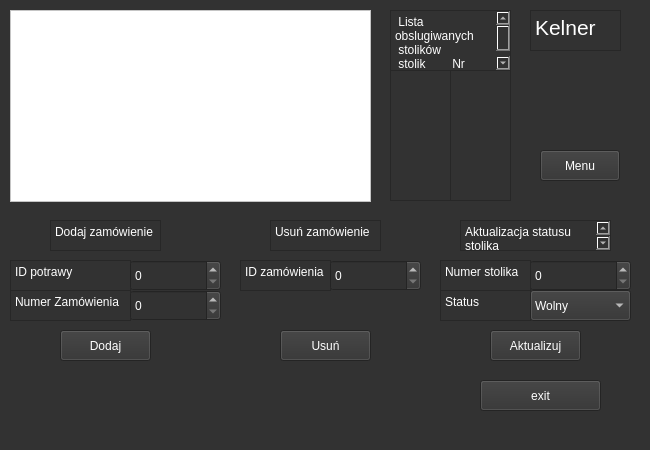
<?xml version="1.0" encoding="UTF-8"?>
<ui version="4.0">
 <class>Kelner</class>
 <widget class="QMainWindow" name="Kelner">
  <property name="geometry">
   <rect>
    <x>0</x>
    <y>0</y>
    <width>650</width>
    <height>450</height>
   </rect>
  </property>
  <property name="minimumSize">
   <size>
    <width>650</width>
    <height>450</height>
   </size>
  </property>
  <property name="maximumSize">
   <size>
    <width>650</width>
    <height>450</height>
   </size>
  </property>
  <property name="windowTitle">
   <string>MainWindow</string>
  </property>
  <property name="styleSheet">
   <string notr="true">background-color: rgb(50, 50, 50);
color: rgb(255, 255, 255);</string>
  </property>
  <widget class="QWidget" name="centralwidget">
   <widget class="QTextBrowser" name="textBrowser">
    <property name="geometry">
     <rect>
      <x>530</x>
      <y>10</y>
      <width>91</width>
      <height>41</height>
     </rect>
    </property>
    <property name="maximumSize">
     <size>
      <width>750</width>
      <height>16777215</height>
     </size>
    </property>
    <property name="html">
     <string>&lt;!DOCTYPE HTML PUBLIC &quot;-//W3C//DTD HTML 4.0//EN&quot; &quot;http://www.w3.org/TR/REC-html40/strict.dtd&quot;&gt;
&lt;html&gt;&lt;head&gt;&lt;meta name=&quot;qrichtext&quot; content=&quot;1&quot; /&gt;&lt;meta charset=&quot;utf-8&quot; /&gt;&lt;style type=&quot;text/css&quot;&gt;
p, li { white-space: pre-wrap; }
hr { height: 1px; border-width: 0; }
li.unchecked::marker { content: &quot;\2610&quot;; }
li.checked::marker { content: &quot;\2612&quot;; }
&lt;/style&gt;&lt;/head&gt;&lt;body style=&quot; font-family:'Segoe UI'; font-size:9pt; font-weight:400; font-style:normal;&quot;&gt;
&lt;p style=&quot; margin-top:0px; margin-bottom:0px; margin-left:0px; margin-right:0px; -qt-block-indent:0; text-indent:0px;&quot;&gt;&lt;span style=&quot; font-size:16pt;&quot;&gt;Kelner&lt;/span&gt;&lt;/p&gt;&lt;/body&gt;&lt;/html&gt;</string>
    </property>
   </widget>
   <widget class="QPushButton" name="pushButton_3">
    <property name="geometry">
     <rect>
      <x>480</x>
      <y>380</y>
      <width>121</width>
      <height>31</height>
     </rect>
    </property>
    <property name="minimumSize">
     <size>
      <width>121</width>
      <height>31</height>
     </size>
    </property>
    <property name="maximumSize">
     <size>
      <width>121</width>
      <height>31</height>
     </size>
    </property>
    <property name="text">
     <string>exit</string>
    </property>
   </widget>
   <widget class="QTextBrowser" name="textBrowser_2">
    <property name="geometry">
     <rect>
      <x>460</x>
      <y>220</y>
      <width>151</width>
      <height>31</height>
     </rect>
    </property>
    <property name="html">
     <string>&lt;!DOCTYPE HTML PUBLIC &quot;-//W3C//DTD HTML 4.0//EN&quot; &quot;http://www.w3.org/TR/REC-html40/strict.dtd&quot;&gt;
&lt;html&gt;&lt;head&gt;&lt;meta name=&quot;qrichtext&quot; content=&quot;1&quot; /&gt;&lt;meta charset=&quot;utf-8&quot; /&gt;&lt;style type=&quot;text/css&quot;&gt;
p, li { white-space: pre-wrap; }
hr { height: 1px; border-width: 0; }
li.unchecked::marker { content: &quot;\2610&quot;; }
li.checked::marker { content: &quot;\2612&quot;; }
&lt;/style&gt;&lt;/head&gt;&lt;body style=&quot; font-family:'Segoe UI'; font-size:9pt; font-weight:400; font-style:normal;&quot;&gt;
&lt;p style=&quot; margin-top:0px; margin-bottom:0px; margin-left:0px; margin-right:0px; -qt-block-indent:0; text-indent:0px;&quot;&gt;Aktualizacja statusu stolika&lt;/p&gt;&lt;/body&gt;&lt;/html&gt;</string>
    </property>
   </widget>
   <widget class="QSpinBox" name="spinBox">
    <property name="geometry">
     <rect>
      <x>530</x>
      <y>260</y>
      <width>101</width>
      <height>31</height>
     </rect>
    </property>
   </widget>
   <widget class="QTextBrowser" name="textBrowser_4">
    <property name="geometry">
     <rect>
      <x>440</x>
      <y>260</y>
      <width>91</width>
      <height>31</height>
     </rect>
    </property>
    <property name="html">
     <string>&lt;!DOCTYPE HTML PUBLIC &quot;-//W3C//DTD HTML 4.0//EN&quot; &quot;http://www.w3.org/TR/REC-html40/strict.dtd&quot;&gt;
&lt;html&gt;&lt;head&gt;&lt;meta name=&quot;qrichtext&quot; content=&quot;1&quot; /&gt;&lt;meta charset=&quot;utf-8&quot; /&gt;&lt;style type=&quot;text/css&quot;&gt;
p, li { white-space: pre-wrap; }
hr { height: 1px; border-width: 0; }
li.unchecked::marker { content: &quot;\2610&quot;; }
li.checked::marker { content: &quot;\2612&quot;; }
&lt;/style&gt;&lt;/head&gt;&lt;body style=&quot; font-family:'Segoe UI'; font-size:9pt; font-weight:400; font-style:normal;&quot;&gt;
&lt;p style=&quot; margin-top:0px; margin-bottom:0px; margin-left:0px; margin-right:0px; -qt-block-indent:0; text-indent:0px;&quot;&gt;Numer stolika&lt;/p&gt;&lt;/body&gt;&lt;/html&gt;</string>
    </property>
   </widget>
   <widget class="QTextBrowser" name="textBrowser_5">
    <property name="geometry">
     <rect>
      <x>440</x>
      <y>290</y>
      <width>91</width>
      <height>31</height>
     </rect>
    </property>
    <property name="html">
     <string>&lt;!DOCTYPE HTML PUBLIC &quot;-//W3C//DTD HTML 4.0//EN&quot; &quot;http://www.w3.org/TR/REC-html40/strict.dtd&quot;&gt;
&lt;html&gt;&lt;head&gt;&lt;meta name=&quot;qrichtext&quot; content=&quot;1&quot; /&gt;&lt;meta charset=&quot;utf-8&quot; /&gt;&lt;style type=&quot;text/css&quot;&gt;
p, li { white-space: pre-wrap; }
hr { height: 1px; border-width: 0; }
li.unchecked::marker { content: &quot;\2610&quot;; }
li.checked::marker { content: &quot;\2612&quot;; }
&lt;/style&gt;&lt;/head&gt;&lt;body style=&quot; font-family:'Segoe UI'; font-size:9pt; font-weight:400; font-style:normal;&quot;&gt;
&lt;p style=&quot; margin-top:0px; margin-bottom:0px; margin-left:0px; margin-right:0px; -qt-block-indent:0; text-indent:0px;&quot;&gt;Status&lt;/p&gt;&lt;/body&gt;&lt;/html&gt;</string>
    </property>
   </widget>
   <widget class="QComboBox" name="comboBox">
    <property name="geometry">
     <rect>
      <x>530</x>
      <y>290</y>
      <width>101</width>
      <height>31</height>
     </rect>
    </property>
    <item>
     <property name="text">
      <string>Wolny</string>
     </property>
    </item>
    <item>
     <property name="text">
      <string>Zajęty</string>
     </property>
    </item>
    <item>
     <property name="text">
      <string>Zarezerwowany</string>
     </property>
    </item>
   </widget>
   <widget class="QPushButton" name="pushButton">
    <property name="geometry">
     <rect>
      <x>490</x>
      <y>330</y>
      <width>91</width>
      <height>31</height>
     </rect>
    </property>
    <property name="text">
     <string>Aktualizuj</string>
    </property>
   </widget>
   <widget class="QTextBrowser" name="textBrowser_6">
    <property name="geometry">
     <rect>
      <x>390</x>
      <y>10</y>
      <width>121</width>
      <height>61</height>
     </rect>
    </property>
    <property name="html">
     <string>&lt;!DOCTYPE HTML PUBLIC &quot;-//W3C//DTD HTML 4.0//EN&quot; &quot;http://www.w3.org/TR/REC-html40/strict.dtd&quot;&gt;
&lt;html&gt;&lt;head&gt;&lt;meta name=&quot;qrichtext&quot; content=&quot;1&quot; /&gt;&lt;meta charset=&quot;utf-8&quot; /&gt;&lt;style type=&quot;text/css&quot;&gt;
p, li { white-space: pre-wrap; }
hr { height: 1px; border-width: 0; }
li.unchecked::marker { content: &quot;\2610&quot;; }
li.checked::marker { content: &quot;\2612&quot;; }
&lt;/style&gt;&lt;/head&gt;&lt;body style=&quot; font-family:'Segoe UI'; font-size:9pt; font-weight:400; font-style:normal;&quot;&gt;
&lt;p style=&quot; margin-top:0px; margin-bottom:0px; margin-left:0px; margin-right:0px; -qt-block-indent:0; text-indent:0px;&quot;&gt; Lista obslugiwanych&lt;/p&gt;
&lt;p style=&quot; margin-top:0px; margin-bottom:0px; margin-left:0px; margin-right:0px; -qt-block-indent:0; text-indent:0px;&quot;&gt; stolików&lt;/p&gt;
&lt;p style=&quot; margin-top:0px; margin-bottom:0px; margin-left:0px; margin-right:0px; -qt-block-indent:0; text-indent:0px;&quot;&gt; stolik        Nr Zamów&lt;/p&gt;&lt;/body&gt;&lt;/html&gt;</string>
    </property>
   </widget>
   <widget class="QListWidget" name="listWidget">
    <property name="geometry">
     <rect>
      <x>390</x>
      <y>70</y>
      <width>61</width>
      <height>131</height>
     </rect>
    </property>
   </widget>
   <widget class="QListWidget" name="listWidget_2">
    <property name="geometry">
     <rect>
      <x>450</x>
      <y>70</y>
      <width>61</width>
      <height>131</height>
     </rect>
    </property>
   </widget>
   <widget class="QTextBrowser" name="textBrowser_3">
    <property name="geometry">
     <rect>
      <x>50</x>
      <y>220</y>
      <width>111</width>
      <height>31</height>
     </rect>
    </property>
    <property name="html">
     <string>&lt;!DOCTYPE HTML PUBLIC &quot;-//W3C//DTD HTML 4.0//EN&quot; &quot;http://www.w3.org/TR/REC-html40/strict.dtd&quot;&gt;
&lt;html&gt;&lt;head&gt;&lt;meta name=&quot;qrichtext&quot; content=&quot;1&quot; /&gt;&lt;meta charset=&quot;utf-8&quot; /&gt;&lt;style type=&quot;text/css&quot;&gt;
p, li { white-space: pre-wrap; }
hr { height: 1px; border-width: 0; }
li.unchecked::marker { content: &quot;\2610&quot;; }
li.checked::marker { content: &quot;\2612&quot;; }
&lt;/style&gt;&lt;/head&gt;&lt;body style=&quot; font-family:'Segoe UI'; font-size:9pt; font-weight:400; font-style:normal;&quot;&gt;
&lt;p style=&quot; margin-top:0px; margin-bottom:0px; margin-left:0px; margin-right:0px; -qt-block-indent:0; text-indent:0px;&quot;&gt;Dodaj zamówienie&lt;/p&gt;&lt;/body&gt;&lt;/html&gt;</string>
    </property>
   </widget>
   <widget class="QTableView" name="tableView">
    <property name="geometry">
     <rect>
      <x>10</x>
      <y>10</y>
      <width>361</width>
      <height>192</height>
     </rect>
    </property>
    <property name="styleSheet">
     <string notr="true">color: rgb(0, 0, 0);
background-color: rgb(255, 255, 255);</string>
    </property>
   </widget>
   <widget class="QTextBrowser" name="textBrowser_7">
    <property name="geometry">
     <rect>
      <x>270</x>
      <y>220</y>
      <width>111</width>
      <height>31</height>
     </rect>
    </property>
    <property name="html">
     <string>&lt;!DOCTYPE HTML PUBLIC &quot;-//W3C//DTD HTML 4.0//EN&quot; &quot;http://www.w3.org/TR/REC-html40/strict.dtd&quot;&gt;
&lt;html&gt;&lt;head&gt;&lt;meta name=&quot;qrichtext&quot; content=&quot;1&quot; /&gt;&lt;meta charset=&quot;utf-8&quot; /&gt;&lt;style type=&quot;text/css&quot;&gt;
p, li { white-space: pre-wrap; }
hr { height: 1px; border-width: 0; }
li.unchecked::marker { content: &quot;\2610&quot;; }
li.checked::marker { content: &quot;\2612&quot;; }
&lt;/style&gt;&lt;/head&gt;&lt;body style=&quot; font-family:'Segoe UI'; font-size:9pt; font-weight:400; font-style:normal;&quot;&gt;
&lt;p style=&quot; margin-top:0px; margin-bottom:0px; margin-left:0px; margin-right:0px; -qt-block-indent:0; text-indent:0px;&quot;&gt;Usuń zamówienie&lt;/p&gt;&lt;/body&gt;&lt;/html&gt;</string>
    </property>
   </widget>
   <widget class="QTextBrowser" name="textBrowser_8">
    <property name="geometry">
     <rect>
      <x>10</x>
      <y>260</y>
      <width>121</width>
      <height>31</height>
     </rect>
    </property>
    <property name="html">
     <string>&lt;!DOCTYPE HTML PUBLIC &quot;-//W3C//DTD HTML 4.0//EN&quot; &quot;http://www.w3.org/TR/REC-html40/strict.dtd&quot;&gt;
&lt;html&gt;&lt;head&gt;&lt;meta name=&quot;qrichtext&quot; content=&quot;1&quot; /&gt;&lt;meta charset=&quot;utf-8&quot; /&gt;&lt;style type=&quot;text/css&quot;&gt;
p, li { white-space: pre-wrap; }
hr { height: 1px; border-width: 0; }
li.unchecked::marker { content: &quot;\2610&quot;; }
li.checked::marker { content: &quot;\2612&quot;; }
&lt;/style&gt;&lt;/head&gt;&lt;body style=&quot; font-family:'Segoe UI'; font-size:9pt; font-weight:400; font-style:normal;&quot;&gt;
&lt;p style=&quot; margin-top:0px; margin-bottom:0px; margin-left:0px; margin-right:0px; -qt-block-indent:0; text-indent:0px;&quot;&gt;ID potrawy&lt;/p&gt;&lt;/body&gt;&lt;/html&gt;</string>
    </property>
   </widget>
   <widget class="QTextBrowser" name="textBrowser_9">
    <property name="geometry">
     <rect>
      <x>10</x>
      <y>290</y>
      <width>121</width>
      <height>31</height>
     </rect>
    </property>
    <property name="html">
     <string>&lt;!DOCTYPE HTML PUBLIC &quot;-//W3C//DTD HTML 4.0//EN&quot; &quot;http://www.w3.org/TR/REC-html40/strict.dtd&quot;&gt;
&lt;html&gt;&lt;head&gt;&lt;meta name=&quot;qrichtext&quot; content=&quot;1&quot; /&gt;&lt;meta charset=&quot;utf-8&quot; /&gt;&lt;style type=&quot;text/css&quot;&gt;
p, li { white-space: pre-wrap; }
hr { height: 1px; border-width: 0; }
li.unchecked::marker { content: &quot;\2610&quot;; }
li.checked::marker { content: &quot;\2612&quot;; }
&lt;/style&gt;&lt;/head&gt;&lt;body style=&quot; font-family:'Segoe UI'; font-size:9pt; font-weight:400; font-style:normal;&quot;&gt;
&lt;p style=&quot; margin-top:0px; margin-bottom:0px; margin-left:0px; margin-right:0px; -qt-block-indent:0; text-indent:0px;&quot;&gt;Numer Zamówienia&lt;/p&gt;&lt;/body&gt;&lt;/html&gt;</string>
    </property>
   </widget>
   <widget class="QSpinBox" name="spinBox_2">
    <property name="geometry">
     <rect>
      <x>130</x>
      <y>260</y>
      <width>91</width>
      <height>31</height>
     </rect>
    </property>
    <property name="maximum">
     <number>200</number>
    </property>
   </widget>
   <widget class="QSpinBox" name="spinBox_3">
    <property name="geometry">
     <rect>
      <x>130</x>
      <y>290</y>
      <width>91</width>
      <height>31</height>
     </rect>
    </property>
    <property name="maximum">
     <number>1000</number>
    </property>
   </widget>
   <widget class="QPushButton" name="pushButton_2">
    <property name="geometry">
     <rect>
      <x>60</x>
      <y>330</y>
      <width>91</width>
      <height>31</height>
     </rect>
    </property>
    <property name="text">
     <string>Dodaj</string>
    </property>
   </widget>
   <widget class="QTextBrowser" name="textBrowser_10">
    <property name="geometry">
     <rect>
      <x>240</x>
      <y>260</y>
      <width>91</width>
      <height>31</height>
     </rect>
    </property>
    <property name="html">
     <string>&lt;!DOCTYPE HTML PUBLIC &quot;-//W3C//DTD HTML 4.0//EN&quot; &quot;http://www.w3.org/TR/REC-html40/strict.dtd&quot;&gt;
&lt;html&gt;&lt;head&gt;&lt;meta name=&quot;qrichtext&quot; content=&quot;1&quot; /&gt;&lt;meta charset=&quot;utf-8&quot; /&gt;&lt;style type=&quot;text/css&quot;&gt;
p, li { white-space: pre-wrap; }
hr { height: 1px; border-width: 0; }
li.unchecked::marker { content: &quot;\2610&quot;; }
li.checked::marker { content: &quot;\2612&quot;; }
&lt;/style&gt;&lt;/head&gt;&lt;body style=&quot; font-family:'Segoe UI'; font-size:9pt; font-weight:400; font-style:normal;&quot;&gt;
&lt;p style=&quot; margin-top:0px; margin-bottom:0px; margin-left:0px; margin-right:0px; -qt-block-indent:0; text-indent:0px;&quot;&gt;ID zamówienia&lt;/p&gt;&lt;/body&gt;&lt;/html&gt;</string>
    </property>
   </widget>
   <widget class="QSpinBox" name="spinBox_4">
    <property name="geometry">
     <rect>
      <x>330</x>
      <y>260</y>
      <width>91</width>
      <height>31</height>
     </rect>
    </property>
    <property name="maximum">
     <number>1000</number>
    </property>
   </widget>
   <widget class="QPushButton" name="pushButton_4">
    <property name="geometry">
     <rect>
      <x>280</x>
      <y>330</y>
      <width>91</width>
      <height>31</height>
     </rect>
    </property>
    <property name="text">
     <string>Usuń</string>
    </property>
   </widget>
   <widget class="QPushButton" name="pushButton_5">
    <property name="geometry">
     <rect>
      <x>540</x>
      <y>150</y>
      <width>80</width>
      <height>31</height>
     </rect>
    </property>
    <property name="text">
     <string>Menu</string>
    </property>
   </widget>
  </widget>
  <widget class="QMenuBar" name="menubar">
   <property name="geometry">
    <rect>
     <x>0</x>
     <y>0</y>
     <width>650</width>
     <height>21</height>
    </rect>
   </property>
  </widget>
 </widget>
 <resources/>
 <connections/>
</ui>
